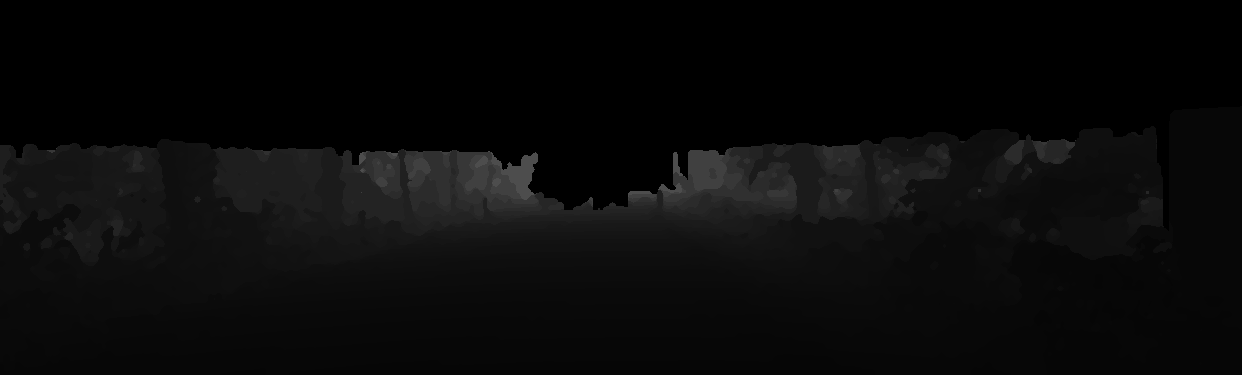
#> input picture perception/Assigment3/est_depth/000011.png, 1242 x 375 px, found by its file name
$ python starter_code_feature.py
#> lines starting #> are read from the running program, lines starting #| are printed output that depends on the picture
import numpy as np
import cv2 as cv
from matplotlib import pyplot as plt
import csv
import os

class FrameCalib:
    """Frame Calibration

    Fields:
        p0-p3: (3, 4) Camera P matrices. Contains extrinsic and intrinsic parameters.
        r0_rect: (3, 3) Rectification matrix
        velo_to_cam: (3, 4) Transformation matrix from velodyne to cam coordinate
            Point_Camera = P_cam * R0_rect * Tr_velo_to_cam * Point_Velodyne
        """

    # [7 lines left out: function __init__, not called in this run]


def read_frame_calib(calib_file_path):
    """Reads the calibration file for a sample

    Args:
        calib_file_path: calibration file path

    Returns:
        frame_calib: FrameCalib frame calibration
    """

    data_file = open(calib_file_path, 'r')
    data_reader = csv.reader(data_file, delimiter=' ')
    data = []

    for row in data_reader:
        data.append(row)

    data_file.close()

    p_all = []

    for i in range(4):
        p = data[i]
        p = p[1:]
        p = [float(p[i]) for i in range(len(p))]
        p = np.reshape(p, (3, 4))
        p_all.append(p)

    frame_calib = FrameCalib()
    frame_calib.p0 = p_all[0]
    frame_calib.p1 = p_all[1]
    frame_calib.p2 = p_all[2]
    frame_calib.p3 = p_all[3]

    # Read in rectification matrix
    tr_rect = data[4]
    tr_rect = tr_rect[1:]
    tr_rect = [float(tr_rect[i]) for i in range(len(tr_rect))]
    frame_calib.r0_rect = np.reshape(tr_rect, (3, 3))

    # Read in velodyne to cam matrix
    tr_v2c = data[5]
    tr_v2c = tr_v2c[1:]
    tr_v2c = [float(tr_v2c[i]) for i in range(len(tr_v2c))]
    frame_calib.velo_to_cam = np.reshape(tr_v2c, (3, 4))

    return frame_calib


class StereoCalib:
    """Stereo Calibration

    Fields:
        baseline: distance between the two camera centers
        f: focal length
        k: (3, 3) intrinsic calibration matrix
        p: (3, 4) camera projection matrix
        center_u: camera origin u coordinate
        center_v: camera origin v coordinate
        """

    # [102 lines left out: functions __init__, krt_from_p, get_stereo_calibration, not called in this run]


# [7 lines of commented-out code are left out]
left_image_dir = os.path.abspath('./test/left')
right_image_dir = os.path.abspath('./test/right')
calib_dir = os.path.abspath('./test/calib')
sample_list = ['000011', '000012', '000013', '000014','000015']

## Output
output_file = open("P3_result.txt", "a")
output_file.truncate(0)


## Main
for sample_name in sample_list:
    # get the image path
    left_image_path = left_image_dir +'/' + sample_name + '.png'
    right_image_path = right_image_dir +'/' + sample_name + '.png'

    # read the image
    img_left = cv.imread(left_image_path)
#> img_left is the input picture: shape (375, 1242, 3); min 0, max 77, mean 9.7
    img_right = cv.imread(right_image_path)

    # TODO: Initialize a feature detector
    # convert to grayscale image
    left_gray = cv.cvtColor(img_left, cv.COLOR_BGR2GRAY)
    right_gray = cv.cvtColor(img_right, cv.COLOR_BGR2GRAY)

    # create sift object to get top 1000 keypoints
    sift = cv.SIFT_create(1000)

    # detect the sift features and get the descriptors
    kp_left, desc_left = sift.detectAndCompute(left_gray, None)
#> kp_left = 63 keypoints; strongest (x, y, size): (675, 155, 4.1), (509, 164, 2.5), (663, 187, 4.6), (530, 161, 10.2)
    kp_right, desc_right = sift.detectAndCompute(right_gray, None)
#> kp_right has the same summary as kp_left

    # Draw the detections
    img_left_det = cv.drawKeypoints(img_left, kp_left, img_left)
    cv.imwrite(f'{sample_name}_left.jpg', img_left_det)

    img_right_det = cv.drawKeypoints(img_right, kp_right, img_right)
    cv.imwrite(f'{sample_name}_right.jpg', img_right_det)

    # TODO: Perform feature matching
    # use BF matcher for accuracy. Could use FLANN feature matching too (for speed)
    bf = cv.BFMatcher()
    knn_matches = bf.knnMatch(desc_left, desc_right, k=2)
#> knn_matches = 63 matches

    # Draw matches without outlier rejection
    img = cv.drawMatches(img_left, kp_left, img_right, kp_right, np.array(knn_matches)[:, 0], None, flags=cv.DrawMatchesFlags_NOT_DRAW_SINGLE_POINTS)
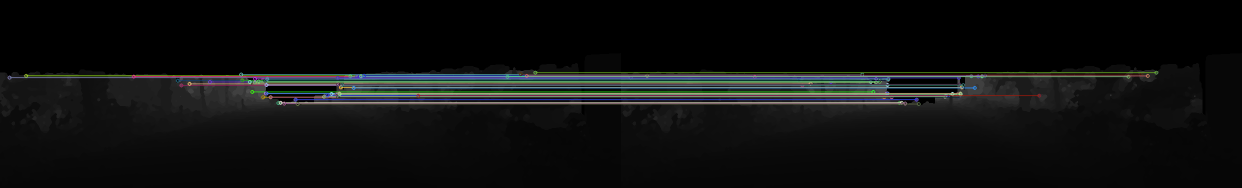
#> img: shape (375, 2484, 3) (shown at 1/2 size); mean B, G, R 15.5, 15.8, 14.7
    cv.imwrite(f'{sample_name}_raw_match.jpg', img)
    # plt.imshow(img)
    # plt.show()

    # TODO: Perform outlier rejection
    # Lowe's ratio test
    matches = []
    for m, n in knn_matches:
        if m.distance < 0.7*n.distance:
            matches.append(m)
#> this loop made 63 passes
#> after the loop, matches = 63 matches

    # Ransac
    src_pts = np.float32([ kp_left[m.queryIdx].pt for m in matches]).reshape(-1,1,2)
#> src_pts = 63 rows, first 8: [18.74, 154.8], [18.74, 154.8], [51.87, 151.1], [267, 152.7], [355.2, 160.9], [362.2, 170.4], [378.7, 167.3], [419.5, 163.5]
    dst_pts = np.float32([ kp_right[m.trainIdx].pt for m in matches]).reshape(-1,1,2)
#> dst_pts has the same summary as src_pts
    _, mask = cv.findHomography(src_pts, dst_pts, cv.RANSAC, 8.0, 0.99, 10000)
#> mask = 63 values from 1 to 1
    matchesMask = mask.ravel().tolist()
#> matchesMask = 63 values from 1 to 1
    inlier_idx = np.nonzero(matchesMask)[0]
#> inlier_idx = 63 values from 0 to 62
    matches = np.array(matches)[inlier_idx]
    matchesMask = np.array(matchesMask)[inlier_idx]

    # Read calibration
#> (the run stopped early here; a loop or call above may not have finished)

$ run again, with perception/Assigment3/est_depth/000015.png copied over perception/Assigment3/est_depth/000011.png
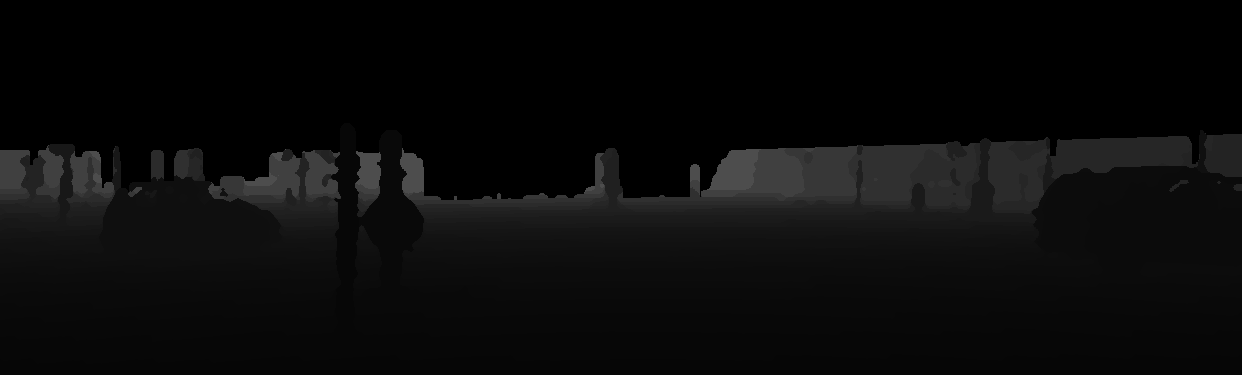
#> input picture perception/Assigment3/est_depth/000015.png, 1242 x 375 px, found by its file name
#> img_left is the input picture: shape (375, 1242, 3); min 0, max 77, mean 10.3
#> kp_left = 134 keypoints; strongest (x, y, size): (695, 171, 8.3), (412, 165, 16.2), (378, 163, 1.9), (705, 183, 8.2)
#> kp_right has the same summary as kp_left
#> knn_matches = 134 matches
#> `img = cv.drawMatches(img_left, kp_left, img_right, kp_right, np.array(..`:
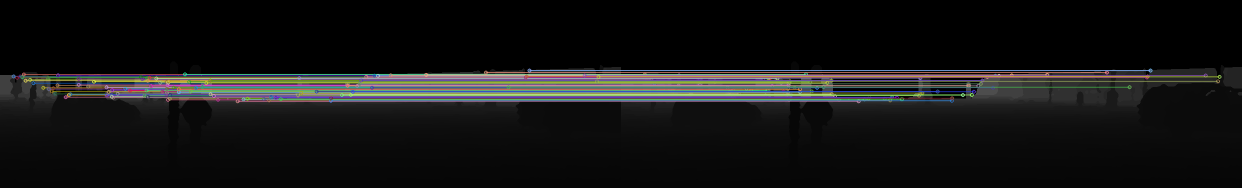
#> img: shape (375, 2484, 3) (shown at 1/2 size); mean B, G, R 20, 20.6, 20.6
#> the loop `for m, n in knn_matches:` made 134 passes
#> src_pts = 134 rows, first 8: [26.88, 152.4], [33.65, 155.1], [40.07, 152.2], [44.34, 153.6], [44.34, 153.6], [47.26, 148.5], [50.85, 160.8], [60.03, 159.2]
#> dst_pts has the same summary as src_pts
#> mask = 134 values from 1 to 1
#> inlier_idx = 134 values from 0 to 133
